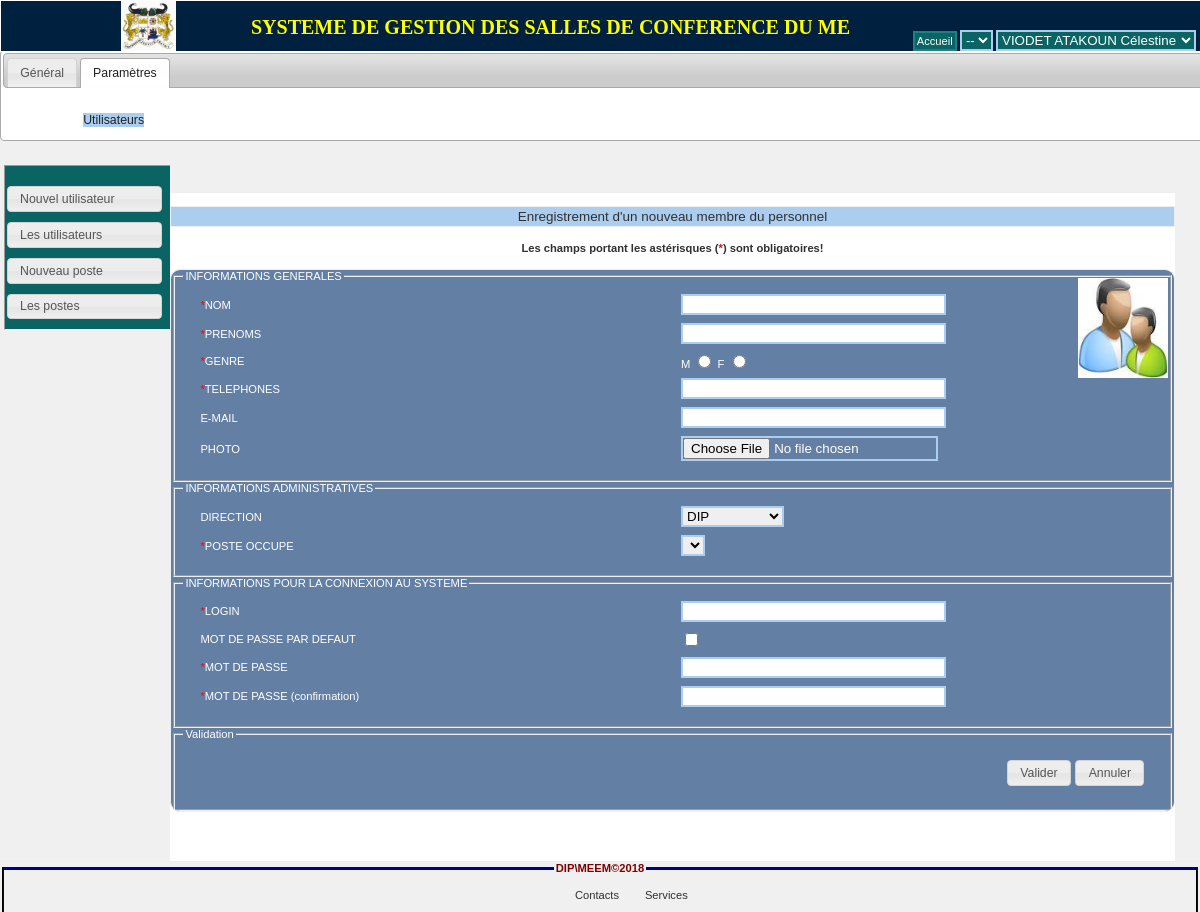
Screenshot of /index.php?m=5 (signed in) with the database file from the repository.
### tables this page shows
CREATE TABLE IF NOT EXISTS `intervenant` (
  `id` int(11) NOT NULL AUTO_INCREMENT,
  `nom` varchar(255) NOT NULL,
  `prenom` varchar(255) NOT NULL,
  `login` varchar(255) NOT NULL,
  `mdp` varchar(255) NOT NULL,
  `genre` int(11) NOT NULL COMMENT '0 pour homme, 1 pour femme',
  `etat_matrimoniale` int(11) NOT NULL COMMENT '0 pour célibataire, 1 pour marié',
  `nombre_enfant` int(11) NOT NULL,
  `telephone` varchar(255) NOT NULL,
  `email` varchar(255) NOT NULL,
  `photo_url` varchar(255) NOT NULL,
  `id_poste` int(11) NOT NULL,
  `salaire` bigint(20) NOT NULL,
  `mode_payement` int(11) NOT NULL COMMENT '0 pour espèce, 1 pour cheque',
  `date_embauche` date NOT NULL,
  `status` int(11) NOT NULL,
  `id_intervenant_enreg` int(11) NOT NULL,
  `date_enregistrement` datetime NOT NULL,
  PRIMARY KEY (`id`),
  UNIQUE KEY `login` (`login`),
  KEY `ind_id_poste` (`id_poste`),
  KEY `ind_id_intervenant_enreg` (`id_intervenant_enreg`),
  KEY `ind_mdp` (`mdp`),
  KEY `ind_login` (`login`),
  KEY `login_2` (`login`)
);

CREATE TABLE IF NOT EXISTS `poste` (
  `id` int(11) NOT NULL AUTO_INCREMENT,
  `designation` varchar(255) NOT NULL,
  `description` varchar(255) NOT NULL,
  `id_direction` int(11) NOT NULL,
  `id_service` int(11) NOT NULL,
  `id_division` int(11) NOT NULL,
  `chef_direction_state` int(11) NOT NULL,
  PRIMARY KEY (`id`),
  KEY `ind_id_direction` (`id_direction`)
);

CREATE TABLE IF NOT EXISTS `categorie_menu` (
  `id` int(11) NOT NULL AUTO_INCREMENT,
  `designation` varchar(255) NOT NULL,
  `description` varchar(255) NOT NULL,
  `active_state` int(11) NOT NULL COMMENT '0 non active, 1 activé',
  `show_help` int(11) NOT NULL COMMENT '0 non active, 1 active',
  `position` int(11) NOT NULL COMMENT 'indique l''ordre d''affichage de cet onglet',
  PRIMARY KEY (`id`)
);

CREATE TABLE IF NOT EXISTS `menu` (
  `id` int(11) NOT NULL AUTO_INCREMENT,
  `designation` varchar(255) NOT NULL,
  `description` varchar(255) NOT NULL,
  `id_categorie` int(11) NOT NULL,
  `active_state` int(11) NOT NULL COMMENT '0 non active, 1 activé',
  `show_help` int(11) NOT NULL COMMENT '0 non active, 1 active',
  PRIMARY KEY (`id`),
  KEY `ind_id_categorie` (`id_categorie`)
);

CREATE TABLE IF NOT EXISTS `sous_menu` (
  `id` int(11) NOT NULL AUTO_INCREMENT,
  `id_menu` int(11) NOT NULL,
  `designation` varchar(255) NOT NULL,
  `description` varchar(255) NOT NULL,
  `position` int(11) NOT NULL,
  `active_state` int(11) NOT NULL COMMENT '0 non active, 1 activé',
  `show_help` int(11) NOT NULL COMMENT '0 non active, 1 active',
  `on_passwd_access` int(11) NOT NULL COMMENT '0 non, 1 oui si mot de passe defini dans la table static params',
  `show_at_startup` int(11) NOT NULL,
  `icone_url` varchar(255) NOT NULL,
  `id_type_sm` int(11) NOT NULL,
  PRIMARY KEY (`id`),
  KEY `ind_id_menu` (`id_menu`),
  KEY `ind_id_type_sm` (`id_type_sm`)
);

### conf/DataBase.class.php (called while the page is built, shortened)
<?php
class DataBase
{
	var $bdd;
	var $dbHost="";
	var $dbName="";
	var $dbUser = "";
	var $dbMdp="";
	public function __construct($dbHost="localhost",$dbName="pmvc",$dbUser="root",$dbMdp=DBPWD)
	{
		$this->dbHost=$dbHost;
		$this->dbName=$dbName;
		$this->dbUser = $dbUser;
		$this->dbMdp=$dbMdp;
		$this->bdd = $this->connexiondb();
	}
	public function query($queryString)
	{
		if($this->bdd!=null)
		{
			$reponse = $this->bdd->query($queryString);
			return $reponse;
		}
		else
		{
			return null;
		}
	}
	public function queryOneRecord($queryString)
	{
		if($this->bdd!=null)
		{
			$reponse = $this->bdd->query($queryString);
			return $reponse->fetch();
		}
		else
		{
			return null;
		}
	}
	public function queryAllRecords($queryString)
	{
		if($this->bdd!=null)
		{
		    $reponse = $this->bdd->query($queryString);
			return  $reponse->fetchAll();
		}
		else
		{
			return null;
		}
	}
	public function connexiondb()
	{
		try
		{
			$pdo_options[PDO::ATTR_PERSISTENT] = true;
			$pdo_options[PDO::ATTR_ERRMODE] = PDO::ERRMODE_EXCEPTION;
			$pdo_options[PDO::MYSQL_ATTR_INIT_COMMAND] = "SET NAMES utf8";
			return new PDO('mysql:host='.$this->dbHost.';dbname='.$this->dbName, $this->dbUser, $this->dbMdp, $pdo_options);
		}
		catch(Exception $e)
		{
		    die ('erreur : '.$e->getMessage());
			return null;
		}
	}
	public function escape($data) {
		if($this->bdd!=null)
		{
			return self::mysql_escape_mimic(stripslashes($data));
		}
		else
		{
		   return false;
		}
    }
    public static function  mysql_escape_mimic($inp) {
	    if(!empty($inp) && is_string($inp)) {
	        return str_replace(array('\\', "\0", "\n", "\r", "'", '"', "\x1a"), array('\\\\', '\\0', '\\n', '\\r', "\\'", '\\"', '\\Z'), $inp);
	    }
	    return $inp;
	}
}
?>

### conf/Intervenant.class.php (called while the page is built, shortened)
<?php
class Intervenant{
	var $data=array('id'=>0);
	function __construct($id_intervenant){
        $this->db = new DataBase();
		if(is_numeric($id_intervenant)&&$id_intervenant>0)
		{
			$this->data = $this->db->queryOneRecord('select inter.*, p.designation poste from `intervenant` inter left join `poste` p on p.id = inter.id_poste where inter.id='.$id_intervenant);
		}
		else $this->data = array('id'=>0);
    }
	public function nom()
	{
		return isset($this->data['nom'])?$this->data['nom']:'';
	}
	public function prenom()
	{
	   return isset($this->data['prenom'])?$this->data['prenom']:'';
	}
	public function id_poste()
	{
		return isset($this->data['id_poste'])?$this->data['id_poste']:0;
	}
	public function poste()
	{
		return isset($this->data['poste'])?$this->data['poste']:'';
	}
	public function nav_menus()
	{
	    return Systeme::nav_menus($this->id_poste());
	}
	public function sous_menus($id_menu=0)
	{
	    $this->sous_menus = Systeme::sous_menus($id_menu,$this->id_poste());
		return $this->sous_menus;
	}
}

### conf/Systeme.class.php (called while the page is built, shortened)
<?php
class Systeme {
	public static $db;
	public static function init($run_webgate_notifier=true)
	{
		self::$db = DataBase::getInstance();
	}
	public static function nav_menus($id_poste = 0)
	{
		$nav_menu = array();
		if(is_numeric($id_poste)&&$id_poste>0)
		{
		    $menus = self::$db->queryAllRecords('select * from `menu` where id in (select sm.id_menu from `sous_menu` sm, `poste_sous_menu` psm where sm.id = psm.id_sous_menu and psm.id_poste = '.$id_poste.') and active_state=1');
			$categories = self::$db->query('select * from categorie_menu where active_state=1 order by position asc');
			while($cat = $categories->fetch())
			{
				$cat_menu = array();
				foreach($menus as $m)
				{
				  if($cat['id']==$m['id_categorie'])
				  $cat_menu[] = $m;
				}
				$nav_menu[] = array('id'=>$cat['id'],'designation'=>$cat['designation'],'description'=>$cat['description'],'active_state'=>$cat['active_state'],'show_help'=>$cat['show_help'],'menus'=>$cat_menu);
			}
		}
	    return $nav_menu;
	}
	public static function sous_menus($id_menu=0,$id_poste=0)
	{
		$sm = array();
		if($id_menu>0&&$id_poste>0)
		{
			$sm = self::$db->queryAllRecords('select sm.* from `sous_menu` sm where sm.id_menu = '.$id_menu.' and sm.id in (select psm.id_sous_menu from `poste_sous_menu` psm where psm.id_poste='.$id_poste.') order by sm.position');
		}
		return $sm;
	}
	public static function sm_folder($sm)
	{
	    $sm_items = explode('_',$sm);
		$sub_folder = '';
		if(count($sm_items)!=0)
		{
			$sm = $sm_items[0];
			$sm_info = self::$db->queryOneRecord('select sm.* from sous_menu sm where sm.id = '.$sm);
			switch($sm_items[count($sm_items)-1])
			{
				default:
					$sub_folder = '';
			}
		}
		$type_sm = self::$db->queryOneRecord('select t.* from type_sm t join sous_menu sm on sm.id_type_sm = t.id and sm.id = '.$sm);
		return strtolower($type_sm['folder'].$sub_folder);
	}
}

### includes/connected.php (the view, shortened to what this page needs)
<?php
require_once('dialog/data_table_export_dialog.php');
$nav_menu = $intervenant->nav_menus();
?>
	<div id="tabs">
		<ul>
		    <?php
			    $i=0;
                foreach($nav_menu as $categorie)
				{
				   if(count($categorie['menus'])>0)
				   {
					echo '<li><a href="#tabs-'.$i.'" title="'.(($categorie['show_help']==1)?$categorie['description']:'').'">'.$categorie['designation'].'</a></li>';
					$i++;
				   }
				}
			?>
		</ul>
		<?php
			$i=0;
			foreach($nav_menu as $categorie)
			{
			  $menus = $categorie['menus'];
			  if(count($menus)>0)
			  {
				  echo '<div id="tabs-'.$i.'" class="tab_content">';
				  echo '<ul>';
					  foreach($menus as $m)
					  {
						if(isset($_GET['m'])&&$_GET['m']==$m['id'])
						{
							echo '<li class="current_m"><a href="index.php?m='.$m['id'].'" title="'.(($m['show_help']==1)?$m['description']:'').'">'.$m['designation'].'</a></li>';
						}
						else
							echo '<li><a href="index.php?m='.$m['id'].'" title="'.(($m['show_help']==1)?$m['description']:'').'">'.$m['designation'].'</a></li>';
					  }
				  echo '</ul>';
				  echo '</div>';
				  $i++;
			  }
			}
		?>
	</div>
	<div id="wrap">
		<div id="left_menu">
		    <?php
			   if(isset($_GET['m']))
			   {
					$id_menu = $db->escape($_GET['m']);
					$sous_menus = $intervenant->sous_menus($id_menu);
					if(count($sous_menus)>0)
					{
					    echo '<ul>';
						foreach($sous_menus as $sm)
						{
							$sm_limited_designation = (strlen($sm['designation'])>18)?substr($sm['designation'],0,15).' ...':$sm['designation'];
							if(isset($_GET['sm'])&&$_GET['sm']==$sm['id'])
								echo '<li class="current_sm" m="'.$id_menu.'" sm="'.$sm['id'].'" ><a href = "" title="'.(($sm['show_help']==1)?$sm['description']:'').'" >'.$sm_limited_designation.'</a></li>';
							else
								echo '<li class="sm" m="'.$id_menu.'" sm="'.$sm['id'].'" ><a href = "" title="'.(($sm['show_help']==1)?$sm['description']:'').'">'.$sm_limited_designation.'</a></li>';
						}
						 echo '</ul>';
					}
			   }
			?>
		</div>
		<div id="right_menu">
		</div>
	   <div id="content">
				<?php
					if(isset($_GET['sm']))
					{
					    $id_sm = $db->escape($_GET['sm']);
					    $file = "src/".Systeme::sm_folder($id_sm)."/view/m".$_GET['m']."/".$id_sm.".php";
						if(file_exists($file))
						{
						    if($intervenant->hasSousMenu($id_sm)||(!is_numeric($id_sm) && count(explode('_',$id_sm))>1))
						    {
						    	if(is_numeric($id_sm))
						    	{
						    		$sys_date = new DateTime();
						    		$s_m = null;
						    		foreach ($sous_menus as $key => $sm) {
						    			if($sm['id'] == $id_sm)
						    			{
						    				$s_m = $sm;
						    				break;
						    			}
						    		}
						    		if($s_m['on_passwd_access']==0 && isset($_GET['sm_token']) && $_GET['sm_token'] == md5($_SESSION['sm_token']))
						    		{
						    			include($file);
						    		}
						    		else if($s_m['on_passwd_access']==1 && isset($_GET['sm_token']) && $_GET['sm_token'] == md5($_SESSION['sm_token']))
						    		{
						    			include($file);
						    		}
						    		else
						    		{
						    			include('includes/not_allowed_sm.php');
						    		}
						    	}
						    	else
						    	{
						    		include($file);
						    	}
						    }
							else
								include('includes/not_allowed_sm.php');
						}
					}
					else if(isset($_GET['m']))
					{
						$sm = $sous_menus[0];
						$file = "src/".Systeme::sm_folder($sm['id'])."/view/m".$_GET['m']."/".$sm['id'].".php";
						if(file_exists($file))
						{
						    include($file);
						}
					}
					else
					{
						include('includes/accueil.php');
					}
				?>
	   </div>
	</div>

### index.php (shortened to what this page needs)
<?php
require_once("requirements.php");
$connected = false;
if(isset($_SESSION['id_intervenant']))
{
	$connected = true;
	$db = new DataBase();
	$intervenant = new Intervenant($_SESSION['id_intervenant']);
}
?>
<!DOCTYPE html>
<html>
<head>
		<link rel="stylesheet" href="js/bxslider/jquery.bxslider.css" type="text/css" />
		<link rel="stylesheet" href="css/style.css" />
		<link rel="stylesheet" type="text/css" href="lib/jquery-ui-1.10.1/development-bundle/themes/base/jquery.ui.all.css" />
		<link rel="stylesheet" type="text/css" href="lib/jquery-ui-1.10.1/development-bundle/themes/base/jquery.ui.dataTable.css" />
		<link rel="stylesheet" type="text/css" href="lib/DataTables-1.10.2/extensions/TableTools/css/dataTables.tableTools.css" />
		<link rel="stylesheet" type="text/css" href="css/simplePagination.css">
		<link rel="stylesheet" type="text/css" href="lib/fancybox/source/jquery.fancybox.css?v=2.1.5" media="screen" />
		<link rel="stylesheet" type="text/css" href="lib/fancybox/source/helpers/jquery.fancybox-buttons.css?v=1.0.5" />
		<link rel="stylesheet" type="text/css" href="lib/fancybox/source/helpers/jquery.fancybox-thumbs.css?v=1.0.7" />
		<link rel="stylesheet" type="text/css" href="lib/select2/select2.min.css">
</head>
<body>
<div id="page">
        <div id="header" style="border:1px solid white;">
            <img src="img/logo.png" class="logo"/><div class="app_title"><?php echo app_title;?></div>
			<?php if($connected){?>
			<form>
				<a href="index.php" class="b_home" style="">Accueil</a>
				<select name="globalYear" title="Excercice">
					<?php
					    echo '<option value="'.date('Y').'"> -- </option>';
					?>
				</select>
				<select name = "sessionInfo" title="<?php echo $intervenant->poste();?>">
					<option value="0"><?php echo $intervenant->nom().' '.$intervenant->prenom();?></option>
				</select>
			</form>
			<?php } ?>
	    </div>
		<?php
			if($connected)
			{
				include('includes/connected.php');
			}
			else
			{
				include('includes/connexion.php');
			}
		?>
		<div id="footer">
			<fieldset>
			<legend>DIP\MEEM&copy;2018</legend>
			<ul>
				<li title="">Contacts</li>
				<li title="">Services</li>
			</ul>
			</fieldset>
		</div>
</div>
</body>
</html>

### css/style.css (style rules this page uses)
body { background-color:rgb(240,240,240); color:#303030; font:76% Verdana,Tahoma,Arial,sans-serif; font-size:0.7em; width:100%; min-width:600px; min-height:700px; margin:0; padding:0; text-align:center; }
#page { margin:auto; }
#header { height:50px; background-color:rgb(128,0,0); background-color:rgb(0,32,64); position:fixed;width:100%; top:0px;width:100%; left:0px; z-index:120; }
#header .logo { display:inline-block; position:absolute; left:10%; height:50px; }
#header .app_title { color:yellow; font-size: 20px; font-family: "book old style"; font-weight: bold; margin-left: -150px; }
#header .b_home { text-decoration:none; display:inline-block; border:2px solid rgb(10,100,100); border:2px solid rgb(30,128,128); padding: 2px; }
#tabs { position:fixed;width:100%;z-index:100; top:50px; }
#header div { display:inline-block; position:absolute; left:400px; top:15px; color:white; font-size:14px; }
#header form { position:absolute; bottom:0px; right:5px; padding:0px; margin:0px; }
#header select,#header a { background-color:rgb(10,100,100); color:white; margin:0; }
.tab_content { text-align:left; height:25px; }
.tab_content li { display:inline-block; margin-left:2%; }
.tab_content a { text-decoration:none; }
#wrap { width:100%; min-width:400px; margin:auto; margin-top:165px; min-height:500px; min-height:500px; border-color:rgb(128,0,0); border-width:3px; border-bottom:none;border-right:none;border-left:none; }
#left_menu { width:170px; overflow:hidden; min-height:500px; text-align:left; padding-left:0%; word-wrap:break-word; position:fixed; left:0px; top:165px; z-index:100; background-color:rgb(240,240,240); overflow-y: auto; }
#right_menu { width:5px; overflow:hidden; min-height:500px; text-align:right; padding-right:1%; word-wrap:break-word; position:fixed; right:0px; top:165px; z-index:100; background-color:rgb(240,240,240); }
#content { background-color:white; margin-left:170px; margin-right:25px; min-height:580px; overflow: auto; border-top:thin outset; padding-bottom:100px; }
#left_menu ul { width:90%; list-style-type: none; background:rgb(10,100,100); margin-top:0px; margin-left:4px; padding-top:10px; padding-bottom:10px; border:thin inset; }
#left_menu li { width:100%; margin-left:-25%; }
#left_menu a { width:100%; margin-top:10px; text-align:left; }
input, textarea,select { border: 2px solid #abcdef; }
#footer { clear:both; width:100%; height:50px; border-top:thin outset; text-align:center; position:fixed; bottom:0px; left:0px; z-index:100; background-color:rgb(240,240,240); }
#footer li { display:inline-block; margin-left:2%; cursor:pointer; }
#footer fieldset { border-bottom:inset; border-top:outset; border-color:rgb(0,0,50); }
#footer legend { color:rgb(128,0,0); font-weight:bold; }

### rows the page displays
intervenant: sessionInfo "VIODET ATAKOUN Célestine"
categorie_menu: designation "Général"
categorie_menu: designation "Paramètres"
menu: designation "Utilisateurs"
sous_menu: designation "Nouvel utilisateur"
sous_menu: designation "Les utilisateurs"
sous_menu: designation "Nouveau poste"
sous_menu: designation "Les postes"

### other values shown
app_title "SYSTEME DE GESTION DES SALLES DE CONFERENCE DU ME"
form field direction "DIP"
